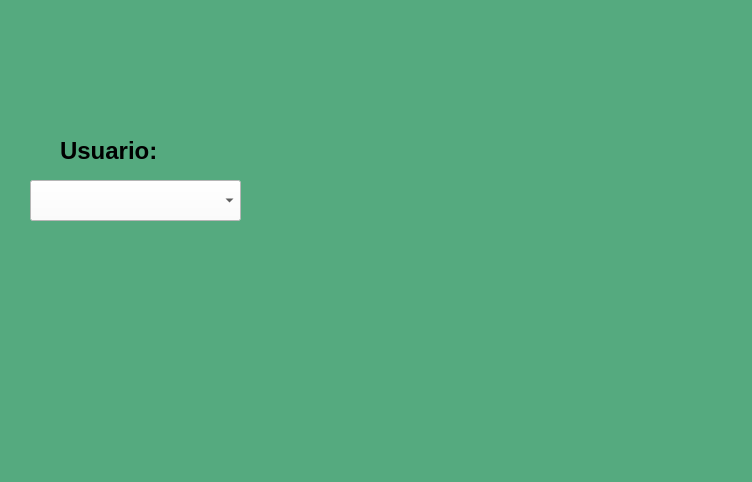
<?xml version="1.0" encoding="UTF-8"?>
<ui version="4.0">
 <class>MainWindow</class>
 <widget class="QMainWindow" name="MainWindow">
  <property name="geometry">
   <rect>
    <x>0</x>
    <y>0</y>
    <width>752</width>
    <height>482</height>
   </rect>
  </property>
  <property name="windowTitle">
   <string>MainWindow</string>
  </property>
  <property name="styleSheet">
   <string notr="true">background-color: rgb(85, 170, 127);</string>
  </property>
  <widget class="QWidget" name="centralwidget">
   <widget class="QLabel" name="label_logouat">
    <property name="geometry">
     <rect>
      <x>0</x>
      <y>0</y>
      <width>211</width>
      <height>101</height>
     </rect>
    </property>
    <property name="text">
     <string/>
    </property>
    <property name="pixmap">
     <pixmap resource="../Imagenes/recursos1.qrc">:/logos/LogoUAT.png</pixmap>
    </property>
    <property name="scaledContents">
     <bool>true</bool>
    </property>
   </widget>
   <widget class="QLabel" name="label_logofit">
    <property name="geometry">
     <rect>
      <x>540</x>
      <y>0</y>
      <width>201</width>
      <height>111</height>
     </rect>
    </property>
    <property name="text">
     <string/>
    </property>
    <property name="pixmap">
     <pixmap resource="../Imagenes/recursos1.qrc">:/logos/LogoFIT.png</pixmap>
    </property>
    <property name="scaledContents">
     <bool>true</bool>
    </property>
   </widget>
   <widget class="QLabel" name="label_logoequipo">
    <property name="geometry">
     <rect>
      <x>600</x>
      <y>340</y>
      <width>151</width>
      <height>91</height>
     </rect>
    </property>
    <property name="text">
     <string/>
    </property>
    <property name="pixmap">
     <pixmap resource="../Imagenes/recursos1.qrc">:/logos/LogoEquipo.jpeg</pixmap>
    </property>
    <property name="scaledContents">
     <bool>true</bool>
    </property>
   </widget>
   <widget class="QLabel" name="img_persona">
    <property name="geometry">
     <rect>
      <x>280</x>
      <y>140</y>
      <width>231</width>
      <height>161</height>
     </rect>
    </property>
    <property name="text">
     <string/>
    </property>
    <property name="pixmap">
     <pixmap resource="../Imagenes/recursos1.qrc">:/logos/Jorge.png</pixmap>
    </property>
    <property name="scaledContents">
     <bool>true</bool>
    </property>
   </widget>
   <widget class="QComboBox" name="combo_persona">
    <property name="geometry">
     <rect>
      <x>30</x>
      <y>180</y>
      <width>211</width>
      <height>41</height>
     </rect>
    </property>
    <property name="styleSheet">
     <string notr="true">background-color: rgb(255, 255, 255);</string>
    </property>
   </widget>
   <widget class="QLabel" name="label_2">
    <property name="geometry">
     <rect>
      <x>60</x>
      <y>130</y>
      <width>171</width>
      <height>41</height>
     </rect>
    </property>
    <property name="font">
     <font>
      <pointsize>18</pointsize>
      <weight>75</weight>
      <bold>true</bold>
     </font>
    </property>
    <property name="text">
     <string>Usuario:</string>
    </property>
   </widget>
  </widget>
  <widget class="QMenuBar" name="menubar">
   <property name="geometry">
    <rect>
     <x>0</x>
     <y>0</y>
     <width>752</width>
     <height>26</height>
    </rect>
   </property>
  </widget>
  <widget class="QStatusBar" name="statusbar"/>
 </widget>
 <resources>
  <include location="../Imagenes/recursos1.qrc"/>
  <include location="../logos/recursos1.qrc"/>
 </resources>
 <connections/>
</ui>
